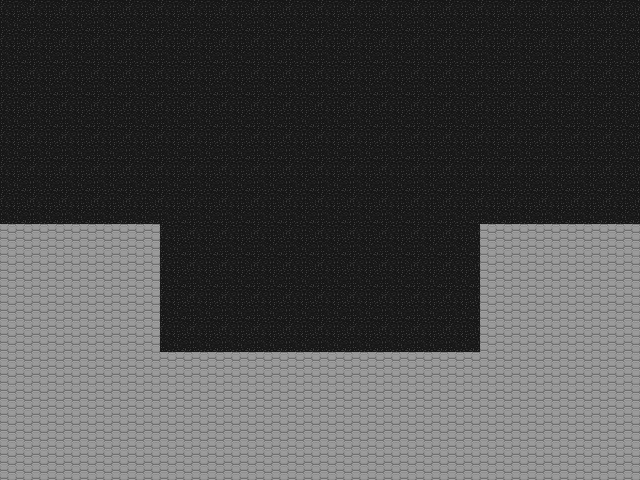

This is a level from a 2D game, rendered from its Tiled map with the project's own tilesets. A one-line summary and the map file follow, with tile-layer data summarised:
An orthogonal 20x15 tile map with 32x32 px tiles, 1 tile layer (Tile Layer 1).

<map version="1.0" orientation="orthogonal" width="20" height="15" tilewidth="32" tileheight="32">
 <tileset firstgid="1" name="Tiles" tilewidth="32" tileheight="32">
  <image source="CityTiles_SharpEdge.png" width="128" height="32" />
 </tileset>
 <layer name="Tile Layer 1" width="20" height="15">
  <data>[300 cells, 300 non-empty, 2 distinct tile ids]</data>
 </layer>
</map>